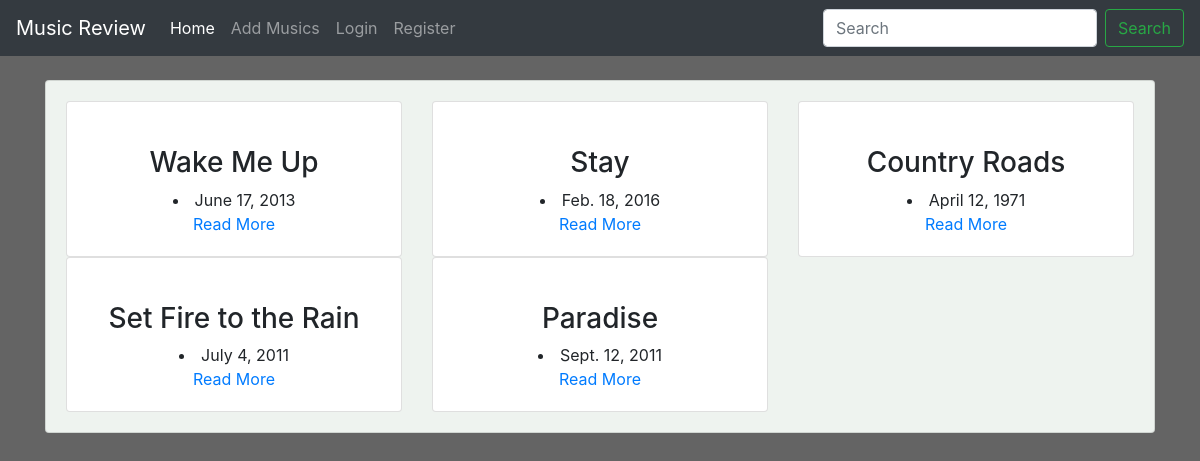
The page / on the database its author committed.
### main/models.py (models this page shows, shortened)
class Music(models.Model):
    name = models.CharField(max_length=300)
    singer = models.CharField(max_length=300)
    genre = models.CharField(max_length=300)
    album = models.CharField(max_length=300)
    description = models.TextField(max_length=5000)
    release_date = models.DateField()
    averageRating = models.FloatField(default=0)
    image = models.URLField(default=None, null=True)

### main/views.py (the view)
# urls.py: path('', views.home, name="home"),
def home(request):
    query = request.GET.get("title")
    allMusics = None
    if query:
        allMusics = Music.objects.filter(name__icontains=query)
    else:
        allMusics = Music.objects.all()
    context = {
        "musics": allMusics,
    }
    return render(request, 'main/index.html', context)

### main/templates/main/index.html (shortened to what this page needs)
{% extends 'main/base.html' %}
{% block content %}
<div class="container">
  <br>
    <div class="card" id="backdrop">
      <div class="card-body">
          <div class="row">
            {% for music in musics %}
              <div class="col-md-4">
                  <div class="card">
                      <div class="card-body">
                        <div class="text-center">
                          <h3 class="text-center">{{ music.name }}</h3>
                          <li>{{ music.release_date }}</li>
                          <a href="{% url 'main:detail' music.id %}">Read More</a>
                          </div>
                      </div>
                  </div>
              </div>
              {% endfor %}
          </div>
      </div>
    </div>
</div>
{% endblock %}

### main/templates/main/base.html (shortened to what this page needs)
<!doctype html>
<html lang="en">
  <head>
    <link rel="stylesheet" href="https://cdn.jsdelivr.net/npm/bootstrap@4.0.0/dist/css/bootstrap.min.css">
    {% load staticfiles %}
    <link rel="stylesheet" href="{% static 'css/main.css' %}">
  </head>
  <body>
    <nav class="navbar navbar-expand-lg navbar-dark bg-dark text-white">
      <a class="navbar-brand" href="{% url 'main:home' %}">Music Review</a>
      <div class="collapse navbar-collapse" id="navbarSupportedContent">
        <ul class="navbar-nav mr-auto">
          <li class="nav-item active">
            <a class="nav-link" href="{% url 'main:home' %}">Home <span class="sr-only">(current)</span></a>
          </li>
          <li class="nav-item">
            <a class="nav-link" href="{% url 'main:add_musics' %}">Add Musics</a>
          </li>
          {% if user.is_authenticated %}
          <li class="nav-item dropdown">
            <a class="nav-link dropdown-toggle" href="#" id="navbarDropdown" role="button" data-toggle="dropdown" aria-haspopup="true" aria-expanded="false">
              {{ user.username }}
            </a>
            <div class="dropdown-menu" aria-labelledby="navbarDropdown">
              <a class="dropdown-item" href="#">My Profile</a>
              <div class="dropdown-divider"></div>
              <a class="dropdown-item" href="{% url 'accounts:logout' %}">Logout</a>
            </div>
          </li>
          {% else %}
          <li class="nav-item">
            <a class="nav-link" href="{% url 'accounts:login' %}">Login</a>
          </li>
          <li class="nav-item">
            <a class="nav-link" href="{% url 'accounts:register' %}">Register</a>
          </li>
          {% endif %}
        </ul>
        <form class="form-inline my-2 my-lg-0" method="GET" action="{% url 'main:home' %}">
          <input class="form-control mr-sm-2" type="search" placeholder="Search" aria-label="Search" name="title">
          <button class="btn btn-outline-success my-2 my-sm-0" type="submit">Search</button>
        </form>
      </div>
    </nav>
    {% block content %}
    {% endblock %}
  </body>
</html>

### main/static/css/main.css (style rules this page uses)
body { background-color: #646464; }
#backdrop { background-color: #eef3ef; }

### rows shown on the page
Music: name "Wake Me Up", release_date "June 17, 2013"
Music: name "Stay", release_date "Feb. 18, 2016"
Music: name "Country Roads", release_date "April 12, 1971"
Music: name "Set Fire to the Rain", release_date "July 4, 2011"
Music: name "Paradise", release_date "Sept. 12, 2011"
